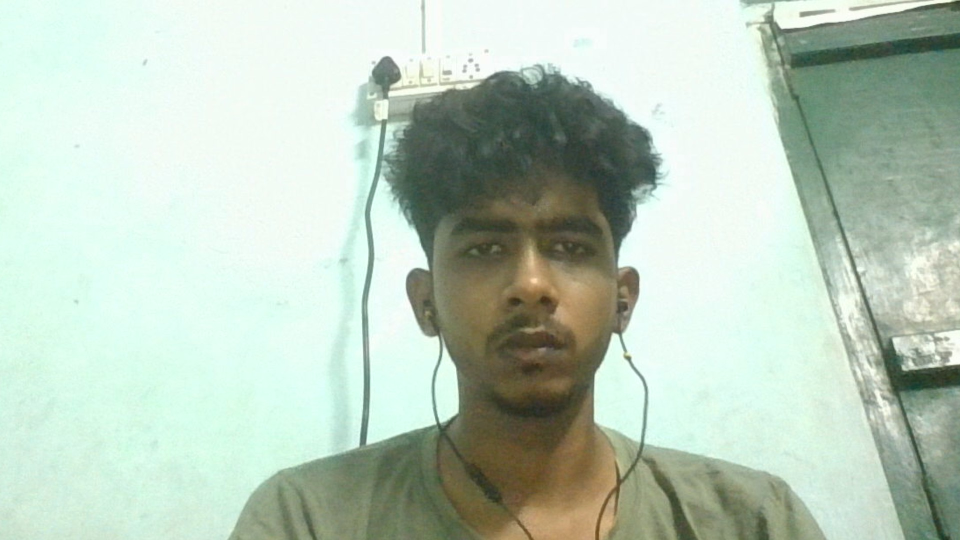
#> input picture p1.jpg, 1920 x 1080 px (shown at 1/2 size)
$ python test1.py
#> lines starting #> are read from the running program, lines starting #| are printed output that depends on the picture; after the words box and inside, x2 and y2 are one past the last pixel; in counts of white or black regions, pixels touching at a corner belong together
import cv2
import numpy as np

img = cv2.imread('p1.jpg')
#> img is the input picture: shape (1080, 1920, 3); mean B, G, R 188, 203.5, 186.6
img = cv2.resize(img,None,fx=0.3,fy=0.3)
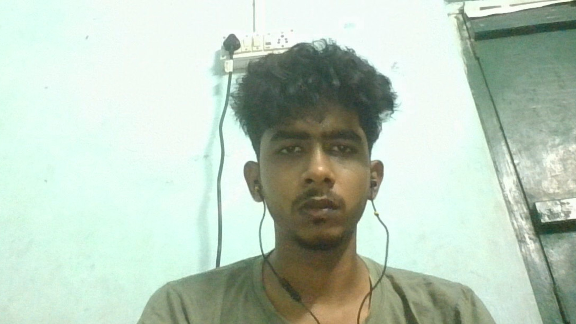
#> img: shape (324, 576, 3); mean B, G, R 187.9, 203.4, 186.6
grey_img = cv2.cvtColor(img,cv2.COLOR_BGR2GRAY)
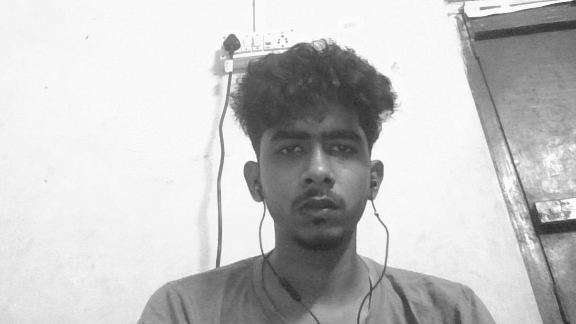
#> grey_img: shape (324, 576); min 39, max 254, mean 196.6
thresh_value, binary_img = cv2.threshold(grey_img,0,255,cv2.THRESH_BINARY_INV+cv2.THRESH_OTSU)
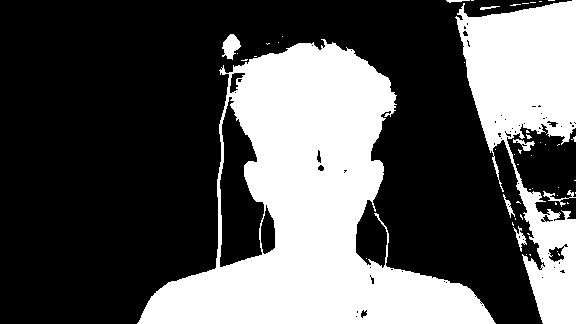
#> binary_img: shape (324, 576); 34.7% white; 51 white regions (42 under 20 px), largest, box (x1, y1, x2, y2) and area: (137, 39, 496, 324) 45163, (455, 0, 576, 324) 18628, (222, 34, 241, 60) 300
#> thresh_value = 177


cv2.imshow('original',img)
cv2.imshow('grey image',grey_img)
cv2.imshow('binary image',binary_img)

cv2.waitKey(0)

$ run again, with p2.jpg copied over p1.jpg
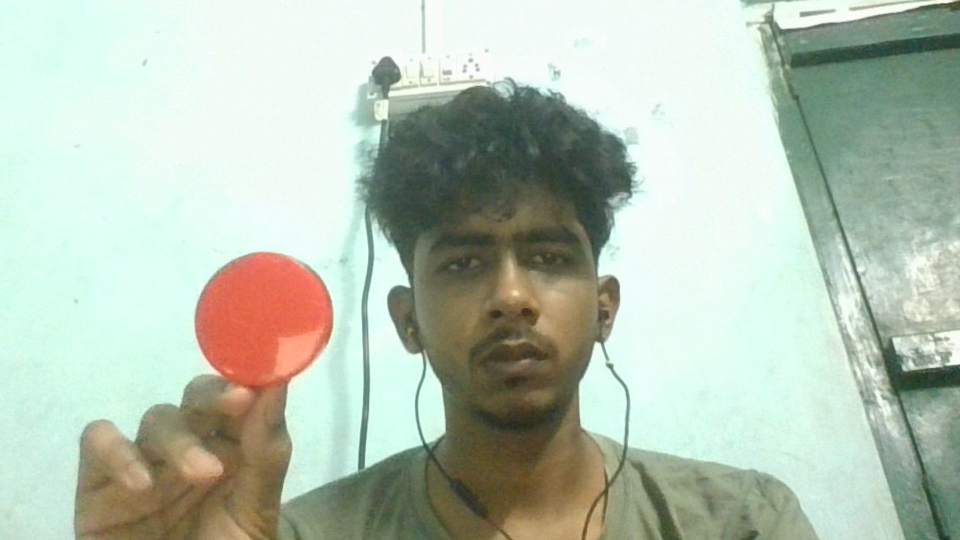
#> input picture p2.jpg, 1920 x 1080 px (shown at 1/2 size)
#> img is the input picture: shape (1080, 1920, 3); mean B, G, R 178.9, 194.5, 181.8
#> img: shape (324, 576, 3)
#> `grey_img = cv2.cvtColor(img,cv2.COLOR_BGR2GRAY)`:
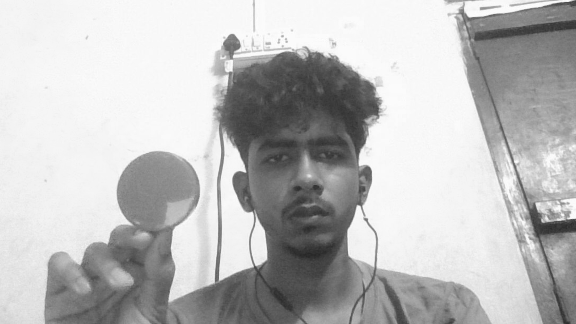
#> grey_img: shape (324, 576); min 38, max 254, mean 188.9
#> `thresh_value, binary_img = cv2.threshold(grey_img,0,255,cv2.THRESH_BIN..`:
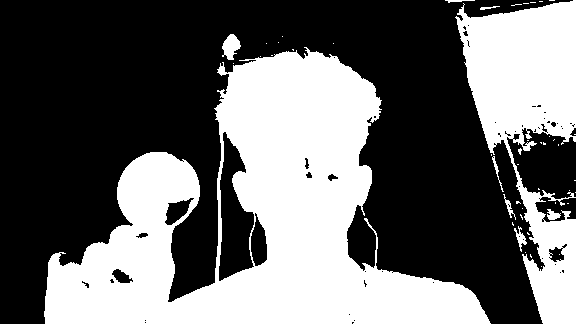
#> binary_img: shape (324, 576); 40.9% white; 47 white regions (38 under 20 px), largest, box (x1, y1, x2, y2) and area: (44, 47, 491, 324) 56631, (455, 0, 576, 324) 18777, (222, 34, 241, 60) 309
#> thresh_value = 177

$ run again, with p3.jpg copied over p1.jpg
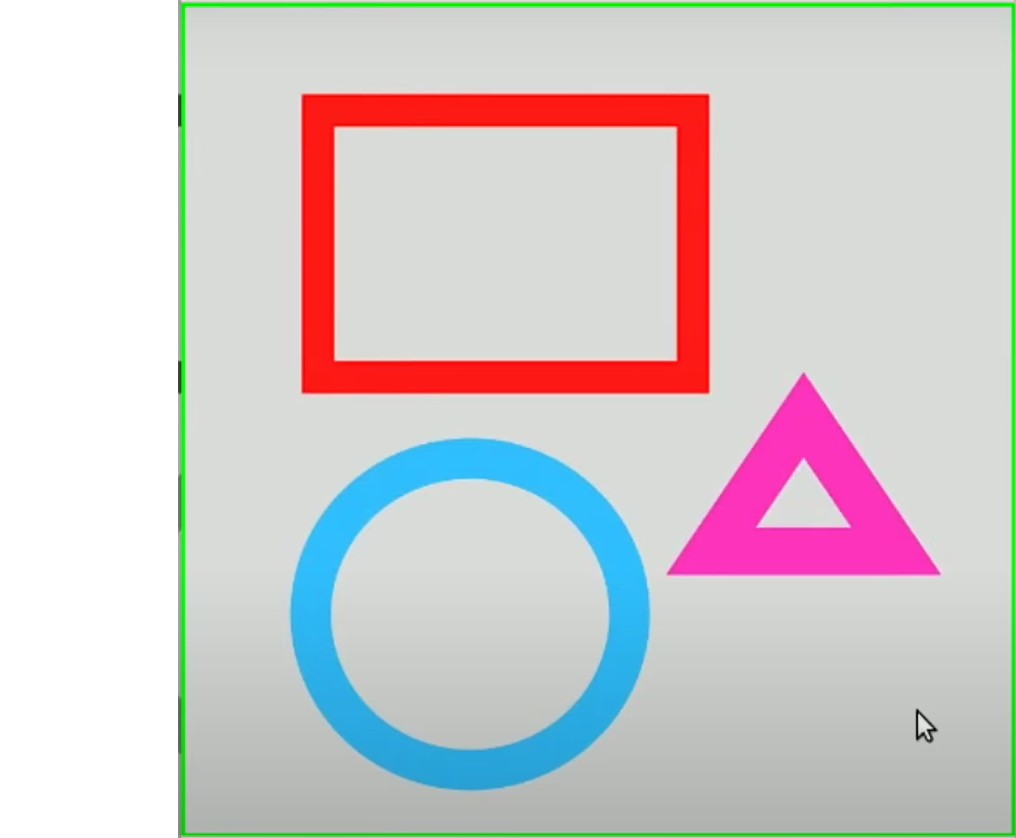
#> input picture p3.jpg, 1016 x 838 px
#> img is the input picture: shape (838, 1016, 3); mean B, G, R 205, 203.7, 210
#> img: shape (251, 305, 3)
#> `grey_img = cv2.cvtColor(img,cv2.COLOR_BGR2GRAY)`:
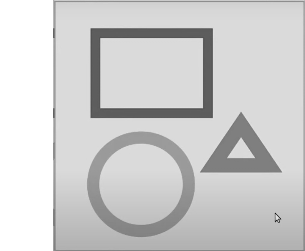
#> grey_img: shape (251, 305); min 16, max 255, mean 205.6
#> `thresh_value, binary_img = cv2.threshold(grey_img,0,255,cv2.THRESH_BIN..`:
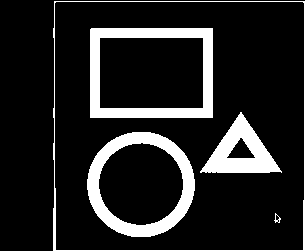
#> binary_img: shape (251, 305); 14.2% white; 5 white regions, box (x1, y1, x2, y2) and area: (90, 28, 213, 118) 3859, (87, 132, 195, 237) 3573, (200, 112, 282, 173) 2248, (53, 1, 305, 251) 1192, (274, 213, 281, 223) 28
#> thresh_value = 171

$ run again, with img.jpg copied over p1.jpg
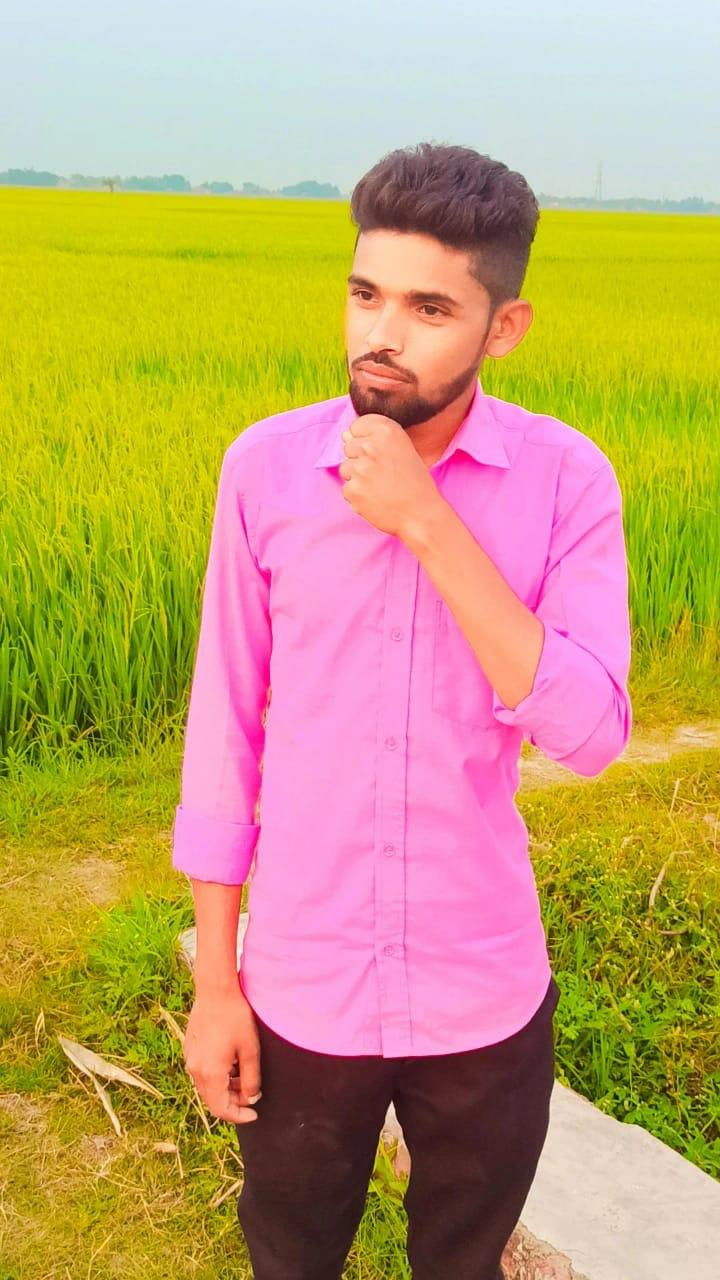
#> input picture img.jpg, 720 x 1280 px
#> img is the input picture: shape (1280, 720, 3); mean B, G, R 108.6, 161.9, 193.8
#> img: shape (384, 216, 3)
#> `grey_img = cv2.cvtColor(img,cv2.COLOR_BGR2GRAY)`:
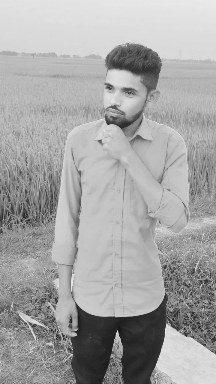
#> grey_img: shape (384, 216); min 21, max 237, mean 165.3
#> `thresh_value, binary_img = cv2.threshold(grey_img,0,255,cv2.THRESH_BIN..`:
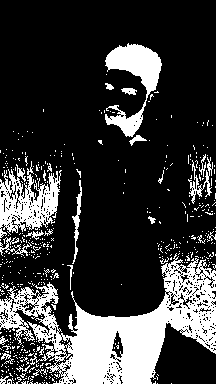
#> binary_img: shape (384, 216); 22.7% white; 471 white regions (445 under 20 px), largest, box (x1, y1, x2, y2) and area: (0, 253, 216, 384) 11515, (0, 161, 62, 238) 2351, (105, 43, 162, 137) 2183
#> thresh_value = 138
